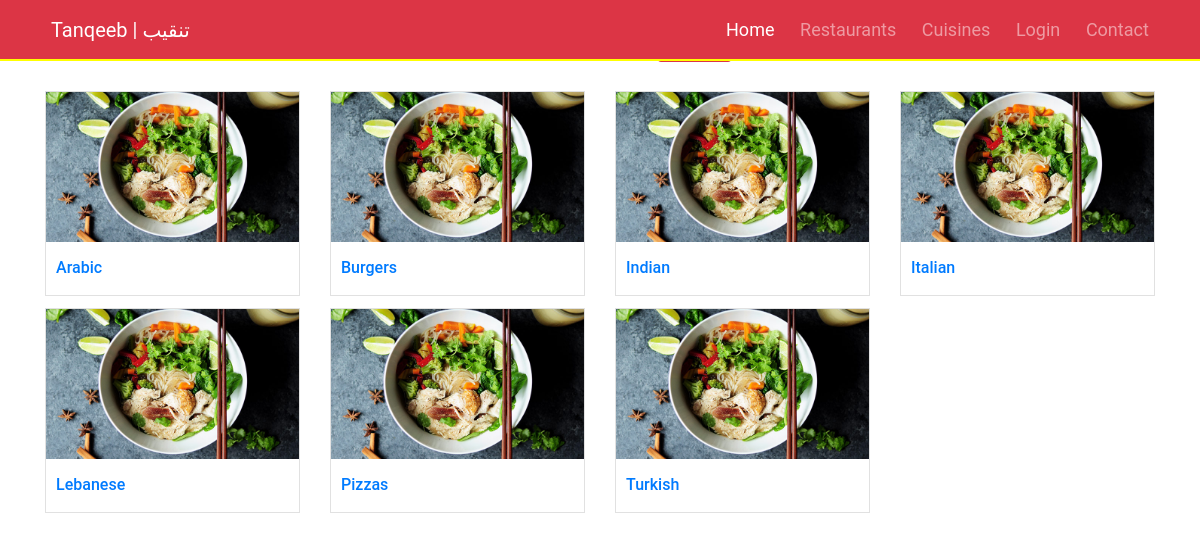
The page /cuisines.php on the database its author committed.
### tables this page shows
CREATE TABLE `cuisines` (
  `name` varchar(255) NOT NULL
);

### includes/functions/functions.php (the view, shortened to what this page needs)
		<?php
function get_all_cuisines($connection){
	$cuisines_query = "SELECT * FROM cuisines";
	$cuisines = $connection->query($cuisines_query);
	if (mysqli_num_rows($cuisines) > 0) {
		?>
		<div class="row mt-4">
		<?php
		while ($row = mysqli_fetch_array($cuisines) ) {?>
			<div class="col-sm-3">
                <article class="col-item">
                    <div class="photo">
                        <a href="#"> <img src="layouts/images/reserve-slide1.jpg" class="img-responsive" alt="Product Image" width="150"  height="150"/> </a>
                    </div>
                    <div class="info">
                            <div class="price-details">
                                <h6 class="col-item-h6"> <a href="#"><?php echo $row["name"]; ?></a></h6>
                            </div>
                    </div>
                </article>
            </div>
            <?php
		}
		?>
		</div>
		<?php
	}
}
		?>

### layouts/css/main.css (style rules this page uses)
html, body { margin: 0; height: 100%; font-size: 100%; font-family: "Roboto", "Lucida Grande", "DejaVu Sans", "Bitstream Vera Sans", Verdana, Arial, sans-serif; }
.site-footer p, h6 { color: white !important; }
.col-item { border: 1px solid #E1E1E1 !important; background: #FFF !important; margin-bottom:12px; }
.col-item .photo { overflow: hidden; }
.col-item .photo img { margin: 0 auto; width: 100%; }
.col-item .info { padding: 10px; margin-top: 1px; }
.col-item .price-details { width: 100%; margin-top: 5px; text-align: justify; word-wrap: break-word; }
.col-item-h6 { color: #000 !important; }

### rows shown on the page
cuisines: name "Arabic"
cuisines: name "Burgers"
cuisines: name "Indian"
cuisines: name "Italian"
cuisines: name "Lebanese"
cuisines: name "Pizzas"
cuisines: name "Turkish"
